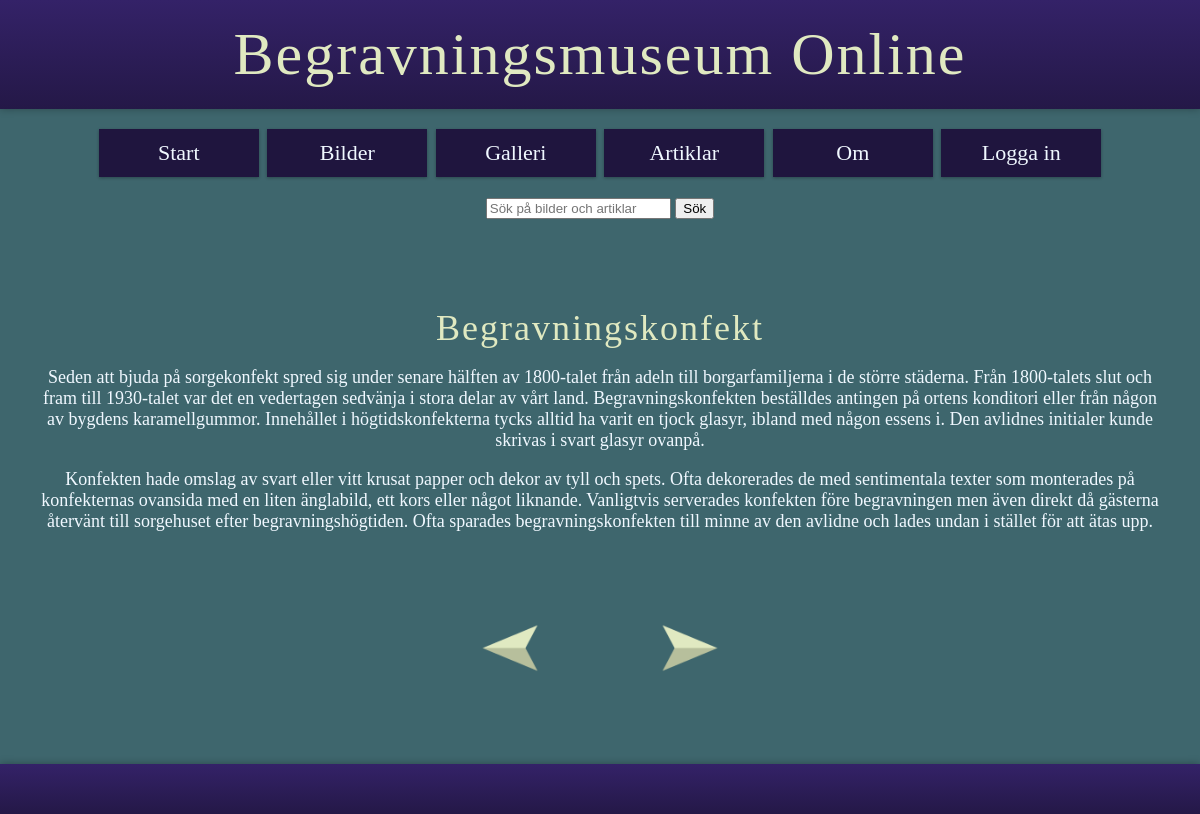
Screenshot of /stor-vy-artikel.php with the database file from the repository.
### tables this page shows
CREATE TABLE "Article" (
	"id"	INTEGER NOT NULL UNIQUE,
	"category"	TEXT,
	"title"	TEXT,
	"content"	TEXT,
	"author"	TEXT,
	"pubdate"	DATETIME NOT NULL DEFAULT CURRENT_DATE,
	PRIMARY KEY("id")
);

### src/functions.php (called while the page is built, shortened)
<?php
function findTemplateFile(string $tpl): string
{
    $viewPath = __DIR__ . "/../view";
    $files = [
        $tpl,
        "$viewPath/$tpl",
        "$viewPath/$tpl.php",
    ];
    foreach ($files as $file) {
        if (is_readable($file)) {
            return $file;
        }
    }
    throw new Exception(
        "The template file '$tpl' does not exists or is not readable in"
            . " any way I know of. I even tried the paths '$viewPath/$tpl' and"
            . " '$viewPath/$tpl.php'."
    );
}
function render(string $tpl, array $data = []): void
{
    $file = findTemplateFile($tpl);
    extract($data);
    require $file;
}
function renderToString(string $tpl, array $data = []): string
{
    render($tpl, $data);
    $html = ob_get_contents();
    return $html ? $html : "";
}

### view/db-article-extract-big.php (the view)
<?php
$id = $id ?? null;
if (!$id) {
    die("Något gick fel när sidan försökte hämtas.");
} else {
    $dsn = "sqlite:../db/bmo.sqlite";
    $db = connectToDatabase($dsn);
    $sql = <<<EOD
    SELECT
        *
    FROM Article
    WHERE
        id = ?
    ;
    EOD;
    $stmt = $db->prepare($sql);
    $args = [$id];
    $stmt->execute($args);
    $res = $stmt->fetch();
}
?>
<section class = "article-big" id="<?= $res["id"] ?>">
    <h3>
        <?= $res["title"] ?>
    </h3>
    <?= $res["content"] ?>
</section>

### public/css/base.css (style rules this page uses)
html { box-sizing: border-box; background-color: #3e666d; }
*, *::before, *::after { box-sizing: inherit; }
body { overflow-y: scroll; font-size: 18px; margin: 0px auto; }
p { color: AliceBlue; }
h3 { color: #e0e9C1; font-family: 'Times New Roman', Times, serif; font-weight: initial; letter-spacing: 2px; font-size: 2em; margin: 10px; }
section { margin: 40px 0px; }
.article-big { margin: 70px 40px; text-align: center; }

### rows the page displays
article: title "Begravningskonfekt", content "Seden att bjuda på sorgekonfekt spred sig under senare hälften av 1800-talet från adeln till borgarfamiljerna i de större städerna. Från 1800-talets slut och fram till 1930-talet var det en vedertagen sedvänja i stora delar av vårt land. Begravningskonfekten beställdes antingen på ortens konditori eller från någon av bygdens karamellgummor. Innehållet i högtidskonfekterna tycks alltid ha varit en tjock glasyr, ibland med någon essens i. Den avlidnes initialer kunde skrivas i svart glasyr ovanpå. Konfekten hade omslag av svart eller vitt krusat papper och dekor av tyll och spets. Ofta dekorerades de med sentimentala texter som monterades på konfekternas ovansida med en liten änglabild, ett…"

### other values shown
$key "Start"
$key "Bilder"
$key "Galleri"
$key "Artiklar"
$key "Om"
$key "Logga in"
